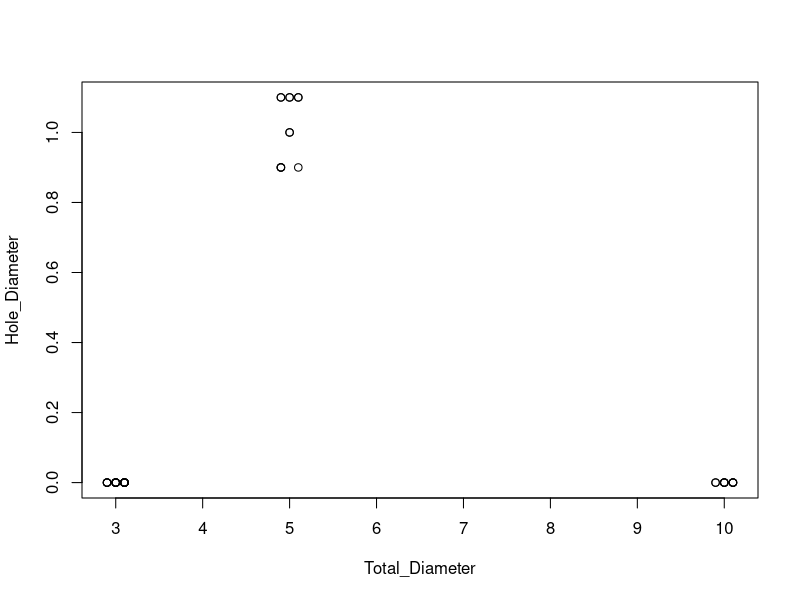
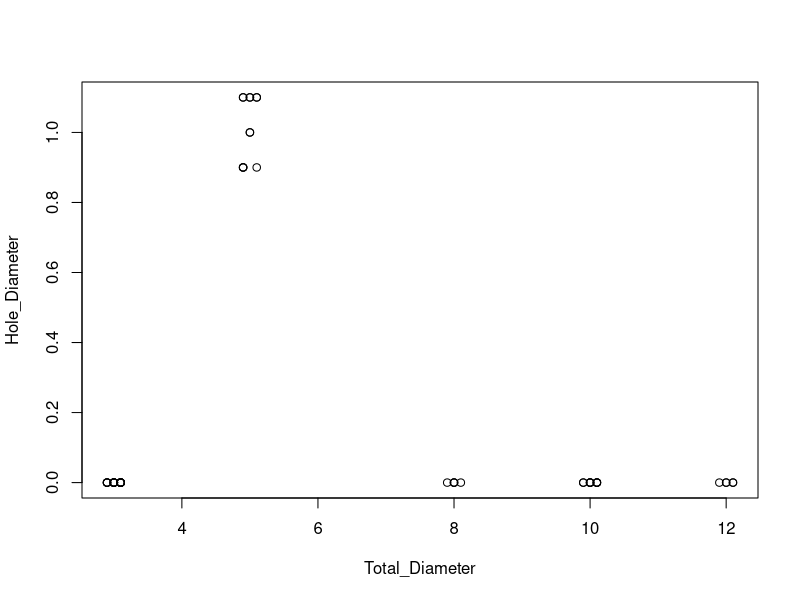
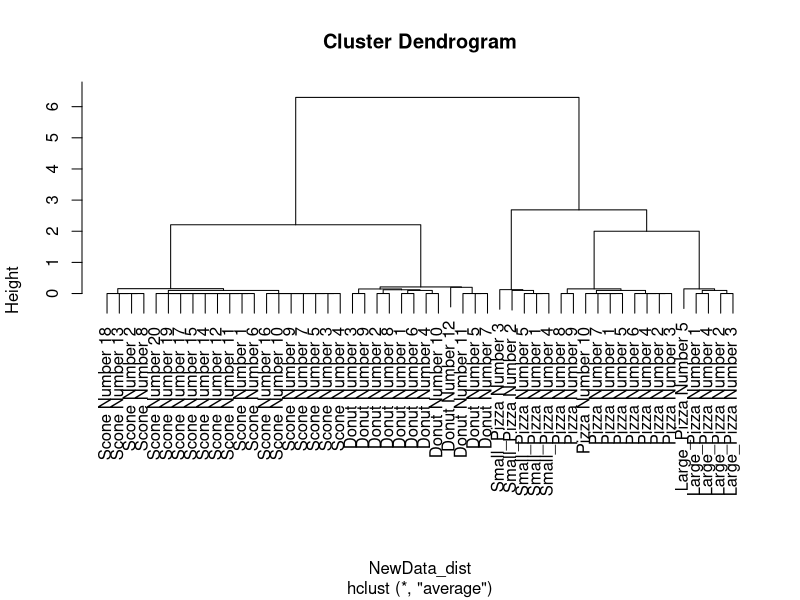
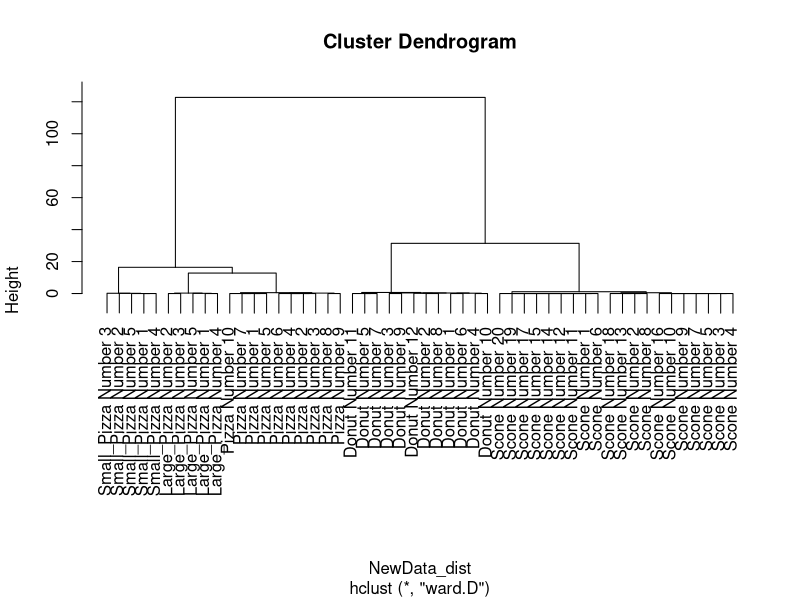
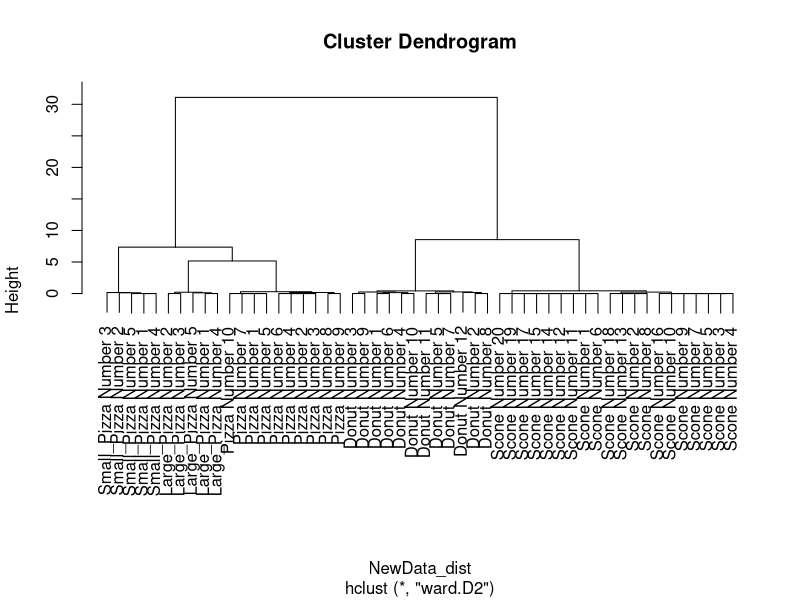
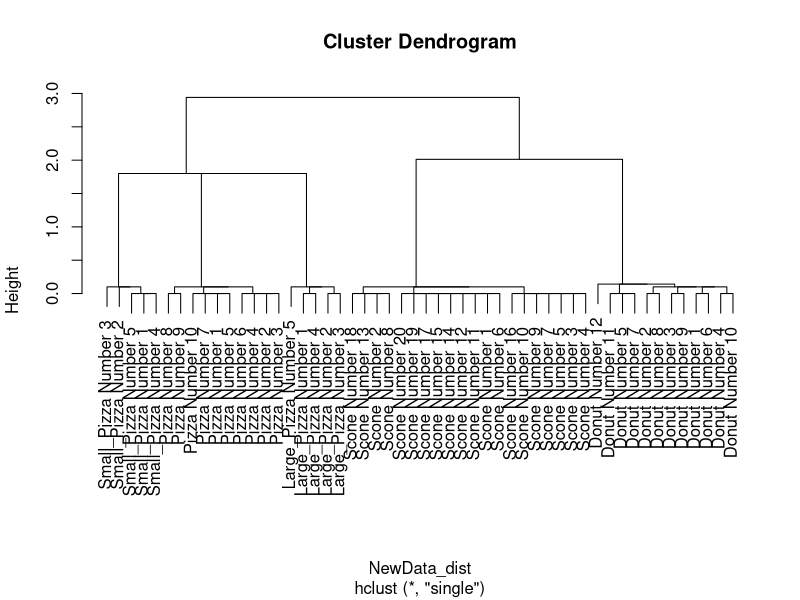

Here is the R script that generated these plots, in order: (Note: this script raises an error after producing the figures.)
#Christy Casey
#2015-08-25
#
setwd("C:\\Your_Working_Directory_Here")

#The 3 objects being made are donuts/scones/pizza
#To give the items some spread on a graph they are  centered around a value
#Random sampling gives the variation 

Donuts_Total <- c(4.9,5,5.1)
#The total diameter of the donuts with a 0.1 error margin
Donuts_Hole <- c(0.9,1,1.1)
#The diameter of the hole of the donuts with a 0.1 error margin
NumberOfDonuts <- 12
#the number of donuts present
Donuts_Total_Sample <- sample(Donuts_Total,NumberOfDonuts,replace=T) 
#From the "Donuts_Total" take a number equal to "NumberOfDonuts", and place
#into the vector "Donuts_Total_Sample". replace = T allows the same value to 
#be picked more than once
Donuts_Hole_Sample <- sample(Donuts_Hole,NumberOfDonuts,replace=T) 
#The same procedure as above, but with the diameter of the hole as opposed
#to total diameter

Scone_Total <- c(2.9,3,3.1)
Scone_Hole <- c(0)
#There should be no hole in a scone, hence the value is simply zero
NumberOfScones <- 20
Scone_Total_Sample <- sample(Scone_Total,NumberOfScones,replace=T) 
Scone_Hole_Sample <- sample(Scone_Hole,NumberOfScones,replace=T)
#same as the donuts just with the scones

Pizza_Total <- c(9.9,10,10.1)
Pizza_Hole <- c(0)
NumberOfPizza <- 10
Pizza_Total_Sample <- sample(Pizza_Total,NumberOfPizza,replace=T) 
Pizza_Hole_Sample <- sample(Pizza_Hole,NumberOfPizza,replace=T)
#Again no change in methodology just another item

DataFrameOfValues <- as.data.frame(matrix(nrow=sum(NumberOfDonuts,NumberOfScones,NumberOfPizza)))
#create a martix with a number of rows equal to the total number of donuts/scones/pizzas
#convert to a dataframe using the "as.data.frame". And call this "DataFrameOfValues"
DataFrameOfValues[,'Total_Diameter'] <- c(Donuts_Total_Sample,Scone_Total_Sample,Pizza_Total_Sample)
#Create a new column called 'Total_Diameter". Add the samples obtain early to this col
DataFrameOfValues[,'Hole_Diameter'] <- c(Donuts_Hole_Sample,Scone_Hole_Sample,Pizza_Hole_Sample)
#Same as above but with the diameter of hole as opposed to total diameter
DataFrameOfValues <- DataFrameOfValues[,-1]
#remove the empty column form the creatation of the dataframe


plot(DataFrameOfValues)


#add in a 12 inch pizza

Large_Pizza_Total <- c(11.9,12,12.1)
Large_Pizza_Hole <- c(0)
NumberOfLarge_Pizza <- 5
Large_Pizza_Total_Sample <- sample(Large_Pizza_Total,NumberOfLarge_Pizza,replace=T) 
Large_Pizza_Hole_Sample <- sample(Large_Pizza_Hole,NumberOfLarge_Pizza,replace=T)


Small_Pizza_Total <- c(7.9,8,8.1)
Small_Pizza_Hole <- c(0)
NumberOfSmall_Pizza <- 5
Small_Pizza_Total_Sample <- sample(Small_Pizza_Total,NumberOfSmall_Pizza,replace=T) 
Small_Pizza_Hole_Sample <- sample(Small_Pizza_Hole,NumberOfSmall_Pizza,replace=T)


NewDataFrame <- DataFrameOfValues
for (i in 1:5){
  #5 here being the number of large pizza to be added to the data
  NewRow <- c(Large_Pizza_Total_Sample[i],Large_Pizza_Hole_Sample[i])
  #NewRow is a temporary variable which changes on each iteration
  NewDataFrame <- rbind(NewDataFrame,NewRow)
  #rbind adds the "NewRow" to the bottom of the data frame.
}

for (i in 1:5){
  NewRow <- c(Small_Pizza_Total_Sample[i],Small_Pizza_Hole_Sample[i])
  NewDataFrame <- rbind(NewDataFrame,NewRow)
}

plot(NewDataFrame)

NewDataFrame

#Name each of the data points, for visual presentation on graphs
DonutNames <-c()
for (i in 1:NumberOfDonuts){
DonutNames <- c(DonutNames,paste('Donut Number ',i,sep=''))
}
SconeNames <-c()
for (i in 1:NumberOfScones){
  SconeNames <- c(SconeNames,paste('Scone Number ',i,sep=''))
}
PizzaNames <-c()
for (i in 1:NumberOfPizza){
  PizzaNames <- c(PizzaNames,paste('Pizza Number ',i,sep=''))
}
Large_PizzaNames <-c()
for (i in 1:NumberOfLarge_Pizza){
  Large_PizzaNames <- c(Large_PizzaNames,paste('Large_Pizza Number ',i,sep=''))
}
Small_PizzaNames <-c()
for (i in 1:NumberOfSmall_Pizza){
  Small_PizzaNames <- c(Small_PizzaNames,paste('Small_Pizza Number ',i,sep=''))
}

RowNames <- c(DonutNames,SconeNames,PizzaNames,Large_PizzaNames,Small_PizzaNames)
#The order here is the same as the data was added to the data frame. This is imporant

rownames(NewDataFrame) <- RowNames
#Rename the rows by the RowNames made above

NewData_dist <- dist(NewDataFrame,diag = 'euclidean')
#Create a distance matrix

HeirarchicalClust_UPGMA <- (hclust(NewData_dist,method = 'average'))
#Cluster the distance matrix with average linkage method

plot(HeirarchicalClust_UPGMA)
#plot this average linkage tree

#save(list=ls(),file='IntroductionGraphs.Rdata')

HeirarchicalClust_ward <- (hclust(NewData_dist,method = 'ward.D'))
#again only the method of clustering changes
plot(HeirarchicalClust_ward)


HeirarchicalClust_ward2 <- (hclust(NewData_dist,method = 'ward.D2'))
plot(HeirarchicalClust_ward2)

HeirarchicalClust_single <- (hclust(NewData_dist,method = 'single'))
#The distnace matrix is already created, so the new clustering only changes the method
#by which the clustering is determined
plot(HeirarchicalClust_single)
#plots the clustering produced by the single linkage


Single_Method_Tree <- cutree(HeirarchicalClust_single,3)
Single_Method_Tree[Single_Method_Tree==1]



hclust()

library(fpc)
library(cluster)
Silhouette_k_3 <- silhouette(cutree(HeirarchicalClust_single,3),dist = NewData_dist)

??silhouette


VectorOfSilScores <- c()
for (k in 2:30){
  Silhouette_k <- silhouette(cutree(HeirarchicalClust_single,k),dist = NewData_dist)
  VectorOfSilScores <- c(VectorOfSilScores,mean(Silhouette_k[,'sil_width']))
  print(paste('Average silhouette score for ',k,' clusters is ',mean(Silhouette_k[,'sil_width']),sep=''))
}
plot(cbind(2:30,VectorOfSilScores))


VectorOfSilScores <- c()
for (k in 2:30){
  Silhouette_k <- silhouette(cutree(HeirarchicalClust_ward,k),dist = NewData_dist)
  VectorOfSilScores <- c(VectorOfSilScores,mean(Silhouette_k[,'sil_width']))
  print(paste('Average silhouette score for ',k,' clusters is ',mean(Silhouette_k[,'sil_width']),sep=''))
}
NumberOfClusters <- c(2:30)
plot(cbind(NumberOfClusters,VectorOfSilScores))

VectorOfSilScores <- c()
for (k in 2:30){
  Silhouette_k <- silhouette(cutree(HeirarchicalClust_UPGMA,k),dist = NewData_dist)
  VectorOfSilScores <- c(VectorOfSilScores,mean(Silhouette_k[,'sil_width']))
  print(paste('Average silhouette score for ',k,' clusters is ',mean(Silhouette_k[,'sil_width']),sep=''))
}
plot(cbind(2:30,VectorOfSilScores))


mean(Silhouette_k_3[,'sil_width'])

Single_Linkage_3_Clusters <- cutree(HeirarchicalClust_single,3)

plot(silhouette(Single_Linkage_3_Clusters,dist = NewData_dist)
  ,  nmax = 80, cex.names = 0.5)
for (k in 5:7){
  Single_Linkage_Clusters <- cutree(HeirarchicalClust_single,k)
  print(paste('cluster k size ',k,sep=''))
  for (clust in 1:k){
    print(Single_Linkage_Clusters[Single_Linkage_Clusters==clust])}}



clusGap(x = as.matrix(NewData_dist),K.max = 20,B = 10,FUNcluster = kmeans, verbose = interactive())











SampleGapStat <- clusGap(as.matrix(NewData_dist),kmeans,10,B=100,verbose=interactive())

xy <- as.matrix(NewData_dist)
title <- "Raw data"
par(mfrow=c(1,1))
#for (i in 1:2) {
gap <- SampleGapStat
k <- maxSE(gap$Tab[, "gap"], gap$Tab[, "SE.sim"], method="Tibs2001SEmax")
fit <- kmeans(xy, k)
pch <- ifelse(fit$cluster==1,24,16); col <- ifelse(fit$cluster==1,"Red", "Black")
plot(gap, main=paste("Gap stats,", title))
abline(v=k, lty=3, lwd=2, col="Blue")
xy <- apply(xy, 2, scale)
title <- "Standardized data"#}










library(mclust)
# Run the function to see how many clusters
# it finds to be optimal, set it to search for
# at least 1 model and up 20.

d_clust_g_50 <- Mclust(as.matrix(NewData_dist), G=1:50)
m.best <- dim(d_clust_g_50$z)[2]
cat("model-based optimal number of clusters:", m.best, "\n")
plot(d_clust_g_50)

d_clust_g_40 <- Mclust(as.matrix(NewData_dist), G=1:40)
m.best <- dim(d_clust_g_40$z)[2]
cat("model-based optimal number of clusters:", m.best, "\n")


d_clust_g_30 <- Mclust(as.matrix(NewData_dist), G=1:30)
m.best <- dim(d_clust_g_30$z)[2]
cat("model-based optimal number of clusters:", m.best, "\n")


d_clust_g_20 <- Mclust(as.matrix(NewData_dist), G=1:20)
m.best <- dim(d_clust_g_20$z)[2]
cat("model-based optimal number of clusters:", m.best, "\n")


d_clust_g_10 <- Mclust(as.matrix(NewData_dist), G=1:10)
m.best <- dim(d_clust_g_10$z)[2]
cat("model-based optimal number of clusters:", m.best, "\n")






m.best <- dim(d_clust_g_10$z)[2]
cat("model-based optimal number of clusters:", m.best, "\n")
m.best <- dim(d_clust_g_20$z)[2]
cat("model-based optimal number of clusters:", m.best, "\n")
m.best <- dim(d_clust_g_30$z)[2]
cat("model-based optimal number of clusters:", m.best, "\n")
m.best <- dim(d_clust_g_40$z)[2]
cat("model-based optimal number of clusters:", m.best, "\n")
m.best <- dim(d_clust_g_50$z)[2]
cat("model-based optimal number of clusters:", m.best, "\n")
